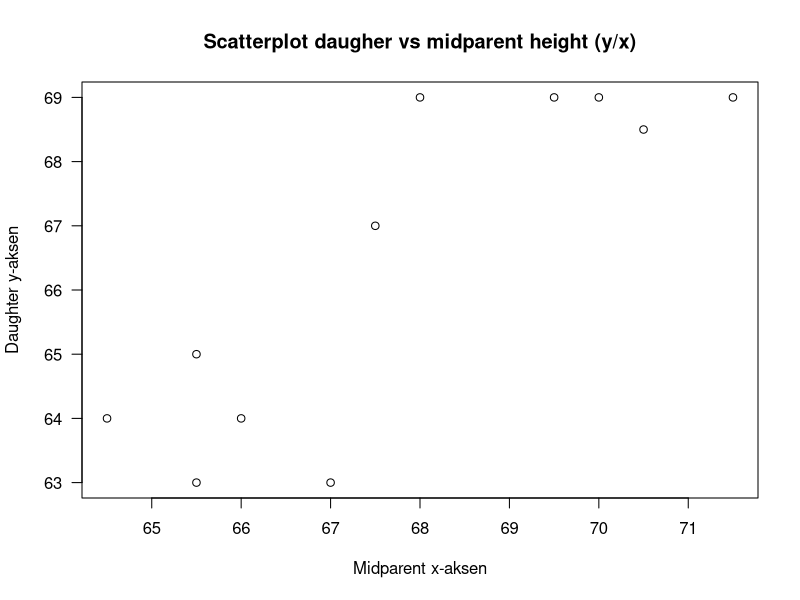

Source code (R):
#12.2.16

## Definer vektorene
Midparent <- c(66.0, 65.5, 71.5, 68.0, 70.0, 65.5, 67.0, 70.5, 69.5, 64.5, 67.5)
Daughter <- c(64.0, 63.0, 69.0, 69.0, 69.0, 65.0, 63.0, 68.5, 69.0, 64.0, 67.0)

# a) "Make a scatter plot of daughters height against the midparent height and comment on the strength of the relationship
# Skriv en omtale av delspørsmålet, oppdater koden for plottet, og fyll inn din konklusjon. 
## Lag figur
.x <- Midparent
.y <- Daughter
.main <- "Scatterplot daugher vs midparent height (y/x)"
.xlab <- "Midparent x-aksen"
.ylab <- "Daughter y-aksen"
plot(x = .x, y = .y, type = "p", , las = 1, main = .main, xlab = .xlab, ylab = .ylab)

# b) Is the daughters height completely and uniquely determined by the midparent height? Explain.
# c) Use the the accompanying MINITAB output to obtain the equation of the least squares line
# for prediting daugher height from midparent height, and then predict the height of daughter whose midparent heigtht is 70 in. 
# Would you feel comfortable, using the least squares line to predict daughter height when midparent height is 74in? Explain.
# d) 
# e)
